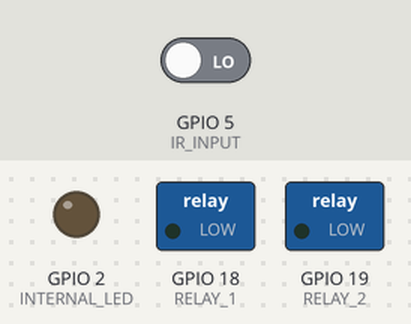
The sketch below on a simulated ESP32. Parts: switched loads named in the sketch (green lamp = pin HIGH), output pins drawn as LEDs (lit = HIGH). Inputs (shaded band) come from the test bench; at power-on: GPIO 5 (IR_INPUT) LOW. WiFi joins after 1.5 s; servers stay silent unless stated; what the sketch prints to the serial monitor is not drawn.

Above: at 3.55 s.
Timing chart, 0 to 6.5 s (numbered marks = the images above):
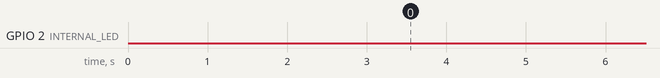

Measured:
- by itself, GPIO 2 (INTERNAL_LED): LOW → HIGH at 41.0 s, → LOW 0.15 s later, → HIGH 0.15 s later, → LOW 0.15 s later, … (6 changes in this stretch)

The sketch:

roomba-garage.ino
```cpp
#include "SinricPro.h"
#include "SinricProGarageDoor.h"
#include <WiFi.h>
#include <TimeLib.h>

#define WIFI_SSID "YOUR_SSID"
#define WIFI_PASSWORD "YOUR_WIFI_PASSWORD"
#define SINRIC_APP_KEY "YOUR_SINRIC_AP_KEY"
#define SINRIC_APP_SECRET "YOUR_SINRIC_APP_SECRET"
#define SINRIC_GARAGEDOOR_ID "YOUR_SINRIC_GARAGEDOOR_ID"

bool setupDone = false;
bool garageState = false;
int garageActionTime;

// The actuator stroke is 100mm-8mm/s
// that means it takes 12.5 seconds to extend/retract the stroke
// 12.5 seconds is equal to 12500 mills
// set the duration in 12000 to give it some margin
int ACTUATOR_OPERATION_DURATION = 12000;

int GARAGE_TIMEOUT = 42; // seconds. 12 seconds from ACTUATOR_OPERATION_DURATION + arbitrary 30 seconds

int IR_INPUT = 5;
int INTERNAL_LED = 2;
int RELAY_1 = 18;
int RELAY_2 = 19;

void blinkLed() {
  digitalWrite(INTERNAL_LED, HIGH);
  delay(150);
  digitalWrite(INTERNAL_LED, LOW);
  delay(150);
  digitalWrite(INTERNAL_LED, HIGH);
  delay(150);
  digitalWrite(INTERNAL_LED, LOW);
  delay(150);
  digitalWrite(INTERNAL_LED, HIGH);
  delay(150);
  digitalWrite(INTERNAL_LED, LOW);
};

void stopActuator() {
  digitalWrite(RELAY_1, LOW);
  digitalWrite(RELAY_2, LOW);
}

void openGarage(int source) {
  if (garageState == false) {
    Serial.print("Opening from ");
    if (source == 1) {
      Serial.println("Alexa");
      garageActionTime = now();
    } else {
      Serial.println("IR Sensor");
    }

    SinricProGarageDoor &roombaGarage = SinricPro[SINRIC_GARAGEDOOR_ID];
    roombaGarage.sendDoorStateEvent(false);

    garageState = true;
    digitalWrite(INTERNAL_LED, HIGH);
    digitalWrite(RELAY_1, HIGH);
    digitalWrite(RELAY_2, LOW);

    delay(ACTUATOR_OPERATION_DURATION);
    stopActuator();
    Serial.println("Opening done!");
  }
};

void closeGarage(int source) {
  if (garageState == true) {
    Serial.print("Closing from ");
    if (source == 1) {
      Serial.println("Alexa");
      garageActionTime = now();
    } else {
      Serial.println("IR Sensor");
    }

    SinricProGarageDoor &roombaGarage = SinricPro[SINRIC_GARAGEDOOR_ID];
    roombaGarage.sendDoorStateEvent(true);

    garageState = false;
    digitalWrite(INTERNAL_LED, LOW);

    digitalWrite(RELAY_1, LOW);
    digitalWrite(RELAY_2, HIGH);

    delay(ACTUATOR_OPERATION_DURATION);
    stopActuator();
    Serial.println("Closing done!");
  }
};

bool onDoorState(const String& deviceId, bool &doorState) {
  if (doorState) {
    closeGarage(1);
  } else {
    openGarage(1);
  }
  return true;
}

void setupWifi() {
  Serial.print("Connecting to Wi-Fi");
  WiFi.begin(WIFI_SSID, WIFI_PASSWORD);
  while (WiFi.status() != WL_CONNECTED) {
    Serial.print(".");
    delay(300);
  }
  Serial.println("");
  Serial.println("WiFi connected!");
}

void setupSinricPro() {
  SinricProGarageDoor &roombaGarage = SinricPro[SINRIC_GARAGEDOOR_ID];
  roombaGarage.onDoorState(onDoorState);
  Serial.println("Connecting to SinricPro...");
  SinricPro.onConnected([](){ Serial.printf("Connected to SinricPro\r\n"); });
  SinricPro.onDisconnected([](){ Serial.printf("Disconnected from SinricPro\r\n"); });
  SinricPro.begin(SINRIC_APP_KEY, SINRIC_APP_SECRET);
}

void setup() {
  Serial.begin(115200);
  delay(2000);

  Serial.println("=============================");
  Serial.println("======= ROOMBA GARAGE =======");
  Serial.println("=============================");
  Serial.println("Init setup...");

  setupWifi();
  setupSinricPro();

  pinMode(IR_INPUT, INPUT);
  pinMode(INTERNAL_LED, OUTPUT);
  pinMode(RELAY_1, OUTPUT);
  pinMode(RELAY_2, OUTPUT);

  digitalWrite(RELAY_1, LOW);
  digitalWrite(RELAY_2, LOW);
}

void loop() {
  SinricPro.handle();

  int timeElapsed = now() - garageActionTime;

  if ((timeElapsed > GARAGE_TIMEOUT - 2) && !setupDone) {
    Serial.println("Setup done!");
    blinkLed();
    setupDone = true;
  }

  if (timeElapsed > GARAGE_TIMEOUT) {

    int sensorStatus = digitalRead(IR_INPUT);
    if (sensorStatus == 1) {
      openGarage(2);
    } else {
      closeGarage(2);
    }
  }
}
```
